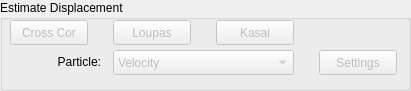
   <widget class="QGroupBox" name="panelDisp">
    <property name="geometry">
     <rect>
      <x>480</x>
      <y>360</y>
      <width>411</width>
      <height>91</height>
     </rect>
    </property>
    <property name="sizePolicy">
     <sizepolicy hsizetype="MinimumExpanding" vsizetype="MinimumExpanding">
      <horstretch>0</horstretch>
      <verstretch>0</verstretch>
     </sizepolicy>
    </property>
    <property name="title">
     <string>Estimate Displacement</string>
    </property>
    <widget class="QPushButton" name="pbTrkset">
     <property name="enabled">
      <bool>false</bool>
     </property>
     <property name="geometry">
      <rect>
       <x>319</x>
       <y>50</y>
       <width>78</width>
       <height>25</height>
      </rect>
     </property>
     <property name="sizePolicy">
      <sizepolicy hsizetype="MinimumExpanding" vsizetype="MinimumExpanding">
       <horstretch>0</horstretch>
       <verstretch>0</verstretch>
      </sizepolicy>
     </property>
     <property name="text">
      <string>Settings</string>
     </property>
    </widget>
    <widget class="QPushButton" name="pbKasai">
     <property name="enabled">
      <bool>false</bool>
     </property>
     <property name="geometry">
      <rect>
       <x>216</x>
       <y>20</y>
       <width>78</width>
       <height>25</height>
      </rect>
     </property>
     <property name="sizePolicy">
      <sizepolicy hsizetype="MinimumExpanding" vsizetype="MinimumExpanding">
       <horstretch>0</horstretch>
       <verstretch>0</verstretch>
      </sizepolicy>
     </property>
     <property name="text">
      <string>Kasai</string>
     </property>
    </widget>
    <widget class="QPushButton" name="pbCrossCor">
     <property name="enabled">
      <bool>false</bool>
     </property>
     <property name="geometry">
      <rect>
       <x>10</x>
       <y>20</y>
       <width>78</width>
       <height>25</height>
      </rect>
     </property>
     <property name="sizePolicy">
      <sizepolicy hsizetype="MinimumExpanding" vsizetype="MinimumExpanding">
       <horstretch>0</horstretch>
       <verstretch>0</verstretch>
      </sizepolicy>
     </property>
     <property name="text">
      <string>Cross Cor</string>
     </property>
    </widget>
    <widget class="QComboBox" name="cbParticle">
     <property name="enabled">
      <bool>false</bool>
     </property>
     <property name="geometry">
      <rect>
       <x>113</x>
       <y>50</y>
       <width>181</width>
       <height>25</height>
      </rect>
     </property>
     <property name="sizePolicy">
      <sizepolicy hsizetype="MinimumExpanding" vsizetype="MinimumExpanding">
       <horstretch>0</horstretch>
       <verstretch>0</verstretch>
      </sizepolicy>
     </property>
     <property name="currentText">
      <string>Velocity</string>
     </property>
     <property name="currentIndex">
      <number>1</number>
     </property>
     <item>
      <property name="text">
       <string>Displacement</string>
      </property>
     </item>
     <item>
      <property name="text">
       <string>Velocity</string>
      </property>
     </item>
     <item>
      <property name="text">
       <string>Integrate Velocity</string>
      </property>
     </item>
     <item>
      <property name="text">
       <string>Diff Displacement</string>
      </property>
     </item>
    </widget>
    <widget class="QLabel" name="lbParticle">
     <property name="geometry">
      <rect>
       <x>40</x>
       <y>52</y>
       <width>61</width>
       <height>20</height>
      </rect>
     </property>
     <property name="sizePolicy">
      <sizepolicy hsizetype="MinimumExpanding" vsizetype="MinimumExpanding">
       <horstretch>0</horstretch>
       <verstretch>0</verstretch>
      </sizepolicy>
     </property>
     <property name="text">
      <string>&lt;html&gt;&lt;head/&gt;&lt;body&gt;&lt;p align=&quot;right&quot;&gt;Particle:&lt;/p&gt;&lt;/body&gt;&lt;/html&gt;</string>
     </property>
    </widget>
    <widget class="QPushButton" name="pbLoupas">
     <property name="enabled">
      <bool>false</bool>
     </property>
     <property name="geometry">
      <rect>
       <x>113</x>
       <y>20</y>
       <width>78</width>
       <height>25</height>
      </rect>
     </property>
     <property name="sizePolicy">
      <sizepolicy hsizetype="MinimumExpanding" vsizetype="MinimumExpanding">
       <horstretch>0</horstretch>
       <verstretch>0</verstretch>
      </sizepolicy>
     </property>
     <property name="text">
      <string>Loupas</string>
     </property>
    </widget>
   </widget>
